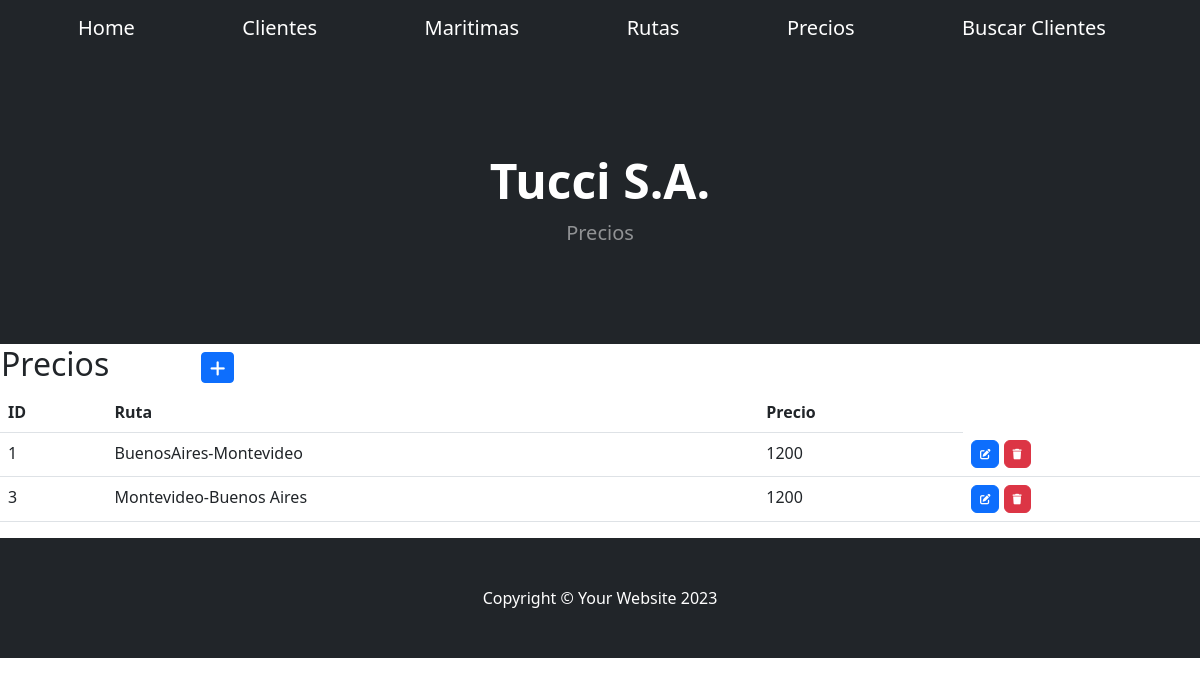
Screenshot of /aplicacion/precios/ with the database file from the repository.
### aplicacion/models.py (models this page shows, shortened)
class Precios(models.Model):
    ruta = models.CharField(max_length = 80)
    precio=models.IntegerField()
    class Meta:
        verbose_name = "Precio"
        verbose_name_plural = "Precios"

### aplicacion/views.py (the view)
# urls.py: path('precios/', PreciosList.as_view(), name="precios"),
class PreciosList(ListView):
    model = Precios

### aplicacion/templates/aplicacion/precios_list.html (shortened to what this page needs)
{% extends 'aplicacion/home.html' %}
{% block titulo %}
<h1 class="display-5 fw-bolder text-white mb-2">Tucci S.A.</h1>
<p class="lead text-white-50 mb-4">Precios</p>
{% endblock titulo %}
{% block contenido %}
<table>
    <tr>
        <td width="200"><h2>Precios</h2></td>
        <td>
            <a
            href="{% url 'precio_create' %}"
            class="btn btn-primary btn-sm"
            >
            </a>
        </td>
    </tr>
</table>
    <table class="table table-stripped">
        <thead>
            <tr>
                <th>ID</th>
                <th>Ruta</th>
                <th>Precio</th>
            </tr>
        </thead>
        <tbody>
    {% for p in precios_list %}
            <tr>
                <td>{{ p.id }}</td>
                <td>{{ p.ruta }}</td>
                <td>{{ p.precio }}</td>
                <td>
                    <a
                      href="{% url 'precio_update' p.id %}"
                      class="btn btn-primary"
                      style="--bs-btn-padding-y: .25rem; --bs-btn-padding-x: .5rem; --bs-btn-font-size: .75rem;"
                      >
                    </a>
                    <a
                      href="{% url 'precio_delete' p.id %}"
                      class="btn btn-danger"
                      style="--bs-btn-padding-y: .25rem; --bs-btn-padding-x: .5rem; --bs-btn-font-size: .75rem;"
                      >
                    </a>
                  </td>
            </tr>
    {% endfor %}
        </tbody>
    </table>
{% endblock contenido %}

### rows the page displays
Precios: id "1", ruta "BuenosAires-Montevideo", precio "1200"
Precios: id "3", ruta "Montevideo-Buenos Aires", precio "1200"
